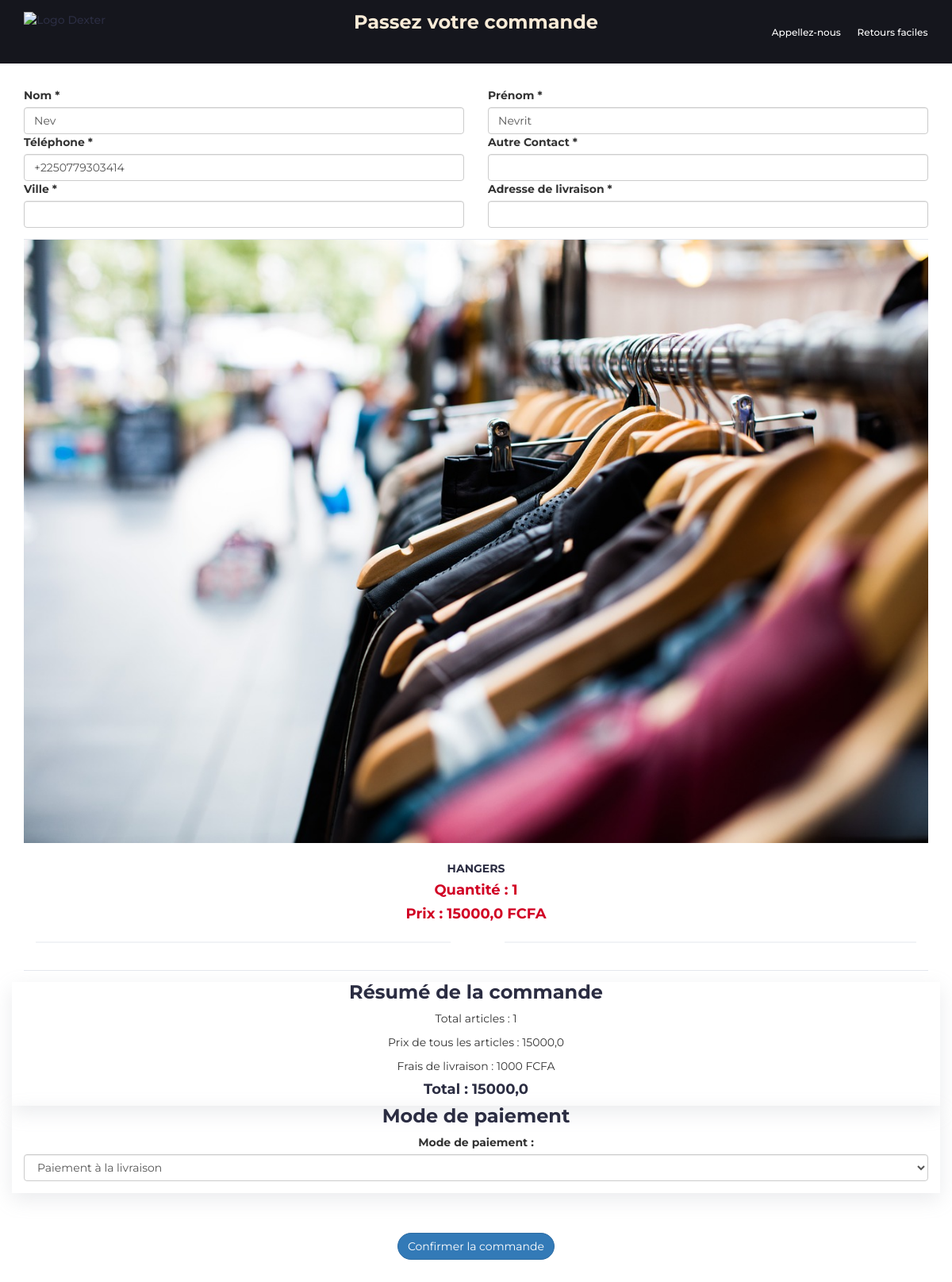
The page /cart/checkout/ (signed in) on the database its author committed.
### accounts/models.py (models this page shows, shortened)
class Shopper(AbstractBaseUser):
    email = models.EmailField(unique=True)
    last_name = models.CharField("Nom", max_length=30)
    first_name = models.CharField("Prénoms", max_length=100)
    telephone = PhoneNumberField()
    gender = models.CharField(max_length=10)
    birthdate = models.DateField(default=timezone.now)
    date_joined = models.DateTimeField(default=timezone.now)
    last_login = models.DateTimeField(default=timezone.now)
    is_admin = models.BooleanField(default=False)
    is_active = models.BooleanField(default=True)
    is_staff = models.BooleanField(default=False)
    is_superadmin = models.BooleanField(default=False)
    objects = CustomUserManager()
    USERNAME_FIELD = 'email'
    REQUIRED_FIELDS = [
        'last_name',
        'first_name',
        'telephone',
        'gender',
        'birthdate'
    ]
    @property
    def is_staff(self):
        "Is the user a member of staff?"
        return self.is_admin

### store/models.py (models this page shows, shortened)
class Order(models.Model):
    user = models.ForeignKey(AUTH_USER_MODEL, on_delete=models.CASCADE)
    product = models.ForeignKey(Product, on_delete=models.CASCADE)
    quantity = models.IntegerField(default=1)
    ordered = models.BooleanField(default=False)
    ordered_date = models.DateTimeField(blank=True, null=True)

class Product(models.Model):
    name = models.CharField(max_length=50)
    title = models.TextField(max_length=200)
    category = models.ForeignKey(Category, on_delete=models.SET_NULL, null=True, blank=True)
    price = models.FloatField(default=0.0)
    old_price = models.FloatField(default=0.0)
    stock_quantity = models.IntegerField(default=0)
    description = RichTextField(blank=True)
    technical_information = RichTextField(blank=True, default='', verbose_name="Fiche technique")
    image = models.ImageField(upload_to='products', blank=True, null=True)
    slug = AutoSlugField(populate_from=['name'])

### pay/views.py (the view, shortened to what this page needs)
# urls.py: path('cart/checkout/', views.checkout, name='checkout-pay'),
def checkout(request):
    cart_user = get_object_or_404(Cart, user=request.user)
    items = cart_user.orders.all()
    paniers = Order.objects.filter(user=request.user)
    total_price = 0
    for item in items:
        total_price += item.product.price * item.quantity
    context = {'cart_user': cart_user, 'items': items, 'total_price': total_price,}
    return render(request, 'home/pay/checkout.html', context)

### templates/home/pay/checkout.html (shortened to what this page needs)
{% extends "panel/base.html" %}
{% load static %}
{% block content %}
{% include "panel/header.html" %}
<div class="section">
    <div class="container">
        <form action="" method="POST">
            <div class="row">
                <div class="col-md-6">
                    <div class="mb-3">
                        <label for="nom" class="form-label">Nom *</label>
                        <input type="text" class="form-control" id="nom" name="nom" value="{{ user.last_name }}" required>
                    </div>
                </div>
                <div class="col-md-6">
                    <div class="mb-3">
                        <label for="prenom" class="form-label">Prénom *</label>
                        <input type="text" class="form-control" id="prenom" name="prenom" value="{{ user.first_name }}" required>
                    </div>
                </div>
            </div>
            <div class="row">
                <div class="col-md-6">
                    <div class="mb-3">
                        <label for="telephone" class="form-label">Téléphone *</label>
                        <input type="tel" class="form-control" id="telephone" name="telephone" value="{{ user.telephone }}" required>
                    </div>
                </div>
                <div class="col-md-6">
                    <div class="mb-3">
                        <label for="autre_telephone" class="form-label">Autre Contact *</label>
                        <input type="tel" class="form-control" id="autre_telephone" name="autre_telephone" required>
                    </div>
                </div>
            </div>
            <div class="row">
                <div class="col-md-6">
                    <div class="mb-3">
                        <label for="ville class=" form-label">Ville *</label>
                        <input type="text" class="form-control" id="ville" name="ville" required>
                    </div>
                </div>
                <div class="col-md-6">
                    <div class="mb-3">
                        <label for="adresse" class="form-label">Adresse de livraison *</label>
                        <input type="text" class="form-control" id="adresse" name="adresse" required>
                    </div>
                </div>
            </div>
            <div class="row">
                <div class="col-md-12">
                    <div class="products-tabs">
                        <div id="tab1" class="tab-pane active">
                            <div class="products-slick" data-nav="#slick-nav-1">
                                {% for item in items %}
                                <div class="product">
                                    <div class="product-img">
                                        <img src='{{ item.product.image.url }}' alt=" {{ item.product.name }} ">
                                    </div>
                                    <div class="product-body">
                                        <h3 class="product-name"><a href="#">{{ item.product.name }}</a></h3>
                                        <h4 class="product-price">Quantité : {{ item.quantity }} </h4>
                                        <h4 class="product-price">Prix : {{ item.product.price }} FCFA</h4>
                                        <div class="product-rating">
                                            <i class="fa fa-star"></i>
                                            <i class="fa fa-star"></i>
                                            <i class="fa fa-star"></i>
                                            <i class="fa fa-star"></i>
                                            <i class="fa fa-star"></i>
                                        </div>
                                    </div>
                                </div>
                                {% endfor %}
                            </div>
                        </div>
                    </div>
                </div>
            </div>
            <div class="row">
                <div class="col-6 col-md-12 col-xs-6 text-center cart-area-color">
                    <h3>Résumé de la commande</h3>
                    {% if items %}
                    <p>
                        Total articles : {{ items.count }}
                    </p>
                    <p>
                        Prix de tous les articles : {{ total_price }}
                    </p>
                    <p>
                        Frais de livraison : 1000 FCFA
                    </p>
                    <h4>
                        Total : {{ total_price }}
                    </h4>
                    {% endif %}
                </div>
            </div>
            <div class="row">
                <div class="col-6 col-md-12 col-xs-6 text-center cart-area-color">
                    <h3>Mode de paiement</h3>
                    {% if items %}
                        <div class="form-group">
                            <label for="payment-method">Mode de paiement :</label>
                            <select id="payment-method" name="payment_method" class="form-control">
                                <option value="Paiement à la livraison">Paiement à la livraison</option>
                            </select>
                        </div>
                    {% endif %}
                </div>
                <div class="text-center">
                    <button type="submit" class="btn btn-primary" style="border-radius:20px; margin-top: 50px;">
                        Confirmer la commande
                    </button>
                </div>
        </form>
    </div>
</div>
{% endblock %}

### templates/static/style/css/style.css (style rules this page uses)
body { font-family: 'Montserrat', sans-serif; font-weight: 400; color: #333; }
a { color: #2B2D42; font-weight: 500; -webkit-transition: 0.2s color; transition: 0.2s color; }
.section { padding-top: 30px; padding-bottom: 30px; }
.product { position: relative; margin: 15px 0px; -webkit-box-shadow: 0px 0px 0px 0px #E4E7ED, 0px 0px 0px 1px #E4E7ED; box-shadow: 0px 0px 0px 0px #E4E7ED, 0px 0px 0px 1px #E4E7ED; -webkit-transition: 0.2s all; transition: 0.2s all; }
.product .product-img { position: relative; }
.product .product-img>img { width: 100%; }
.product .product-body { position: relative; padding: 15px; background-color: #FFF; text-align: center; z-index: 20; }
.product .product-body .product-name { text-transform: uppercase; font-size: 14px; }
.product .product-body .product-name>a { font-weight: 700; }
.product .product-body .product-price { color: #D10024; font-size: 18px; }
.product .product-body .product-rating { position: relative; margin: 15px 0px 10px; height: 20px; }
.product .product-body .product-rating>i { position: relative; width: 14px; margin-right: -4px; background: #FFF; color: #E4E7ED; z-index: 10; }
.product .product-body .product-rating>i.fa-star { color: #ef233c; }
.product .product-body .product-rating:after { content: ""; position: absolute; top: 50%; left: 0; right: 0; -webkit-transform: translateY(-50%); -ms-transform: translateY(-50%); transform: translateY(-50%); height: 1px; background-color: #E4E7ED; }
.products-tabs>.tab-pane { display: block; height: 0; opacity: 0; visibility: hidden; overflow-y: hidden; padding-bottom: 60px; margin-bottom: -60px; }
.products-tabs>.tab-pane.active { opacity: 1; visibility: visible; height: auto; }
.cart-area-color { box-shadow: rgba(149, 157, 165, 0.2) 0px 8px 24px; }

### rows shown on the page
Shopper: nom "Nev", prenom "Nevrit", telephone "+2250779303414"
Order: product.image (picture), product.name "HANGERS", quantity "1", product.price "15000,0"

### other values the page prints
{{ items.count }} "1"
{{ total_price }} "15000,0"
